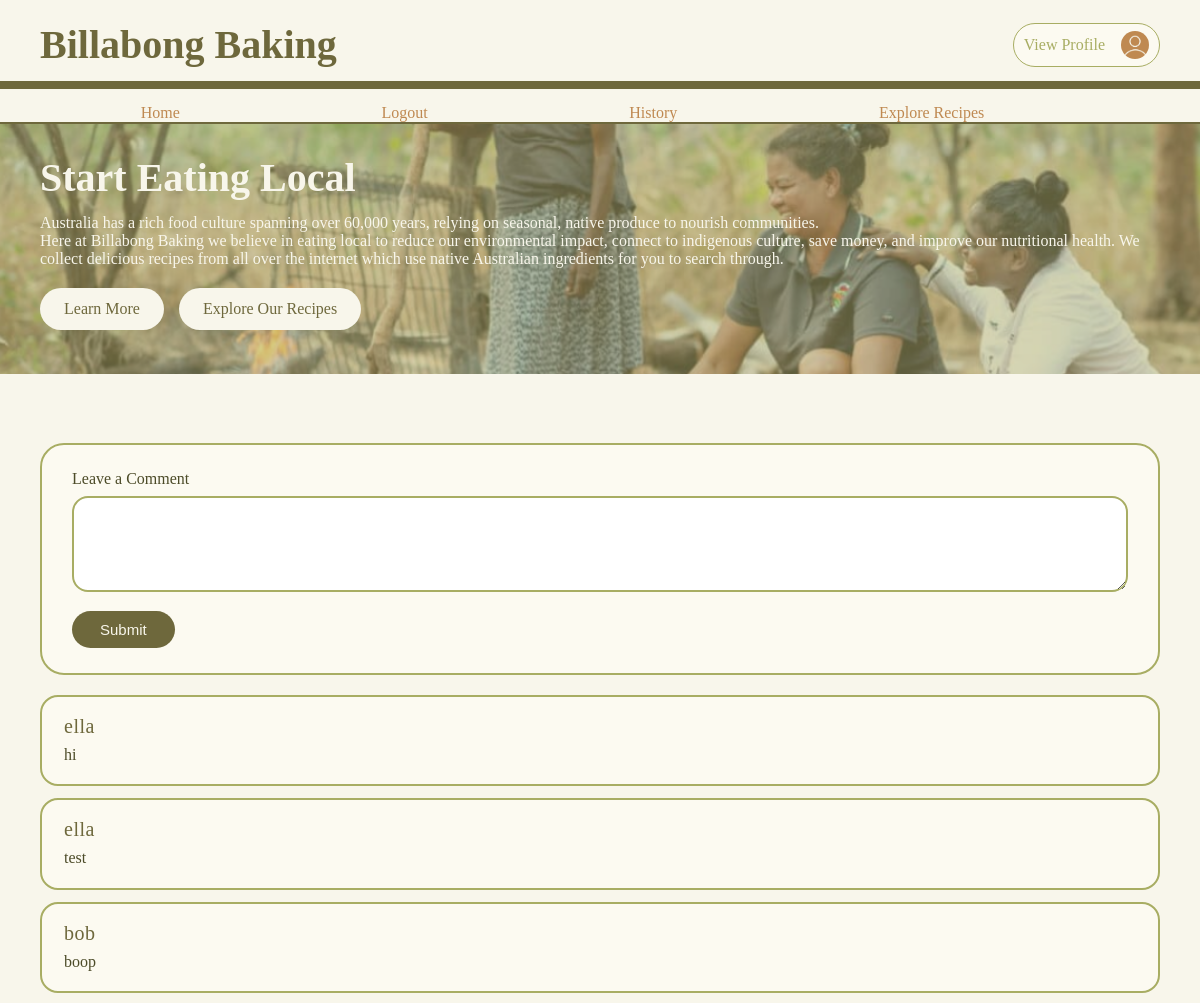
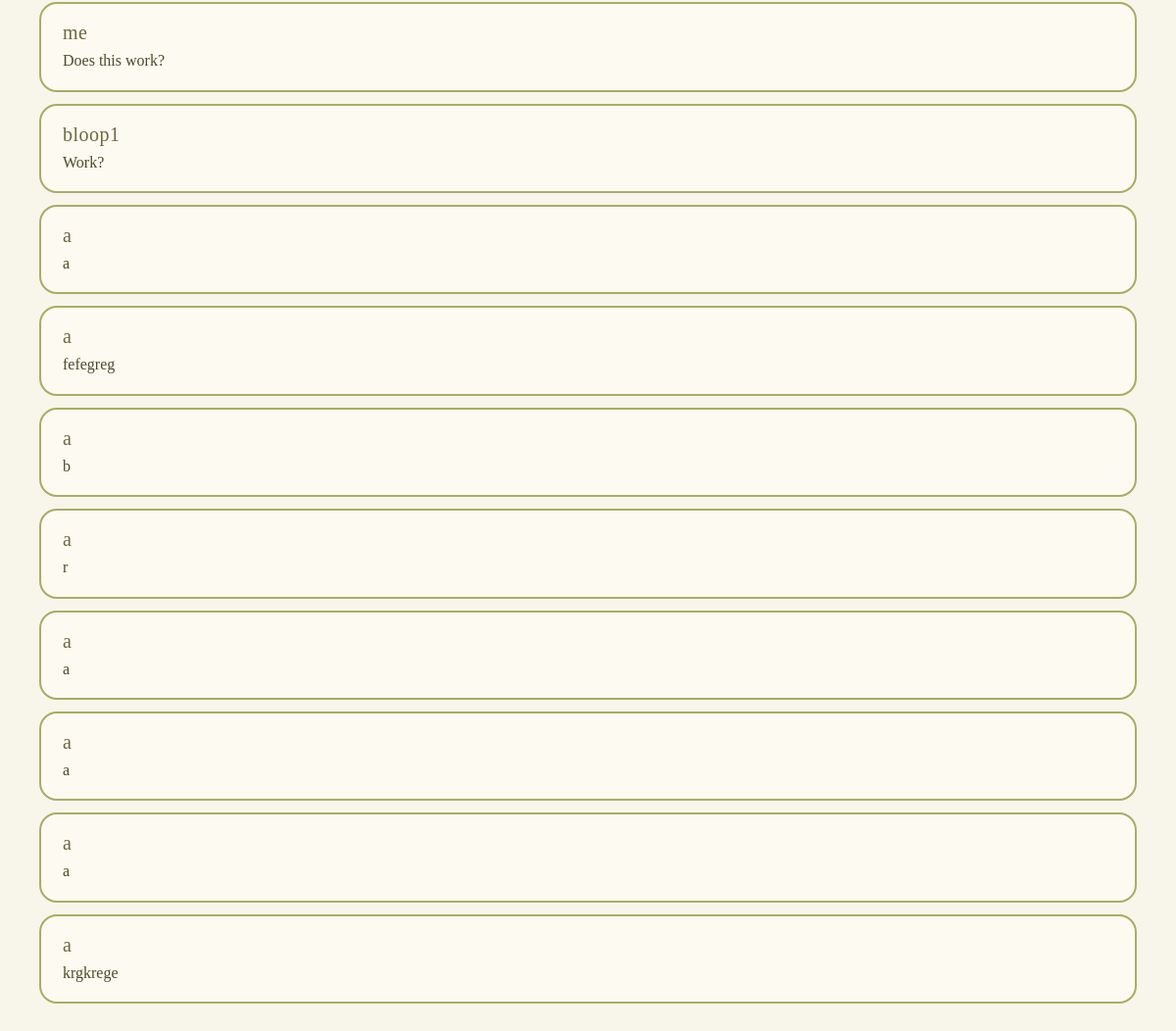
Page /index (signed in) on the earlier database version (2 pictures, top to bottom).
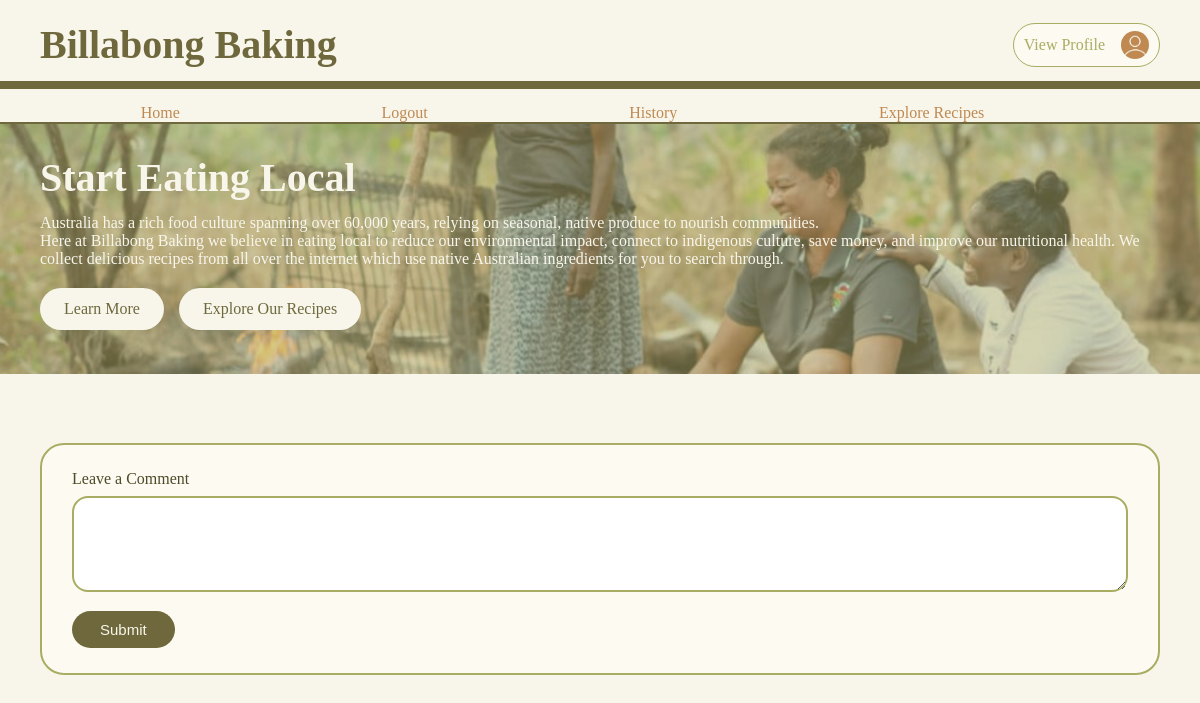
Same page on the later database version.
### app/models.py (models this page shows, shortened)
class Post(db.Model):
    id: so.Mapped[int] = so.mapped_column(primary_key=True)
    body: so.Mapped[str] = so.mapped_column(sa.String(140))
    timestamp: so.Mapped[datetime] = so.mapped_column(
        index=True, default=lambda: datetime.now(timezone.utc))
    user_id: so.Mapped[int] = so.mapped_column(sa.ForeignKey(User.id),
                                               index=True)
    author: so.Mapped[User] = so.relationship(back_populates='posts')

class User(UserMixin, db.Model):
    id: so.Mapped[int] = so.mapped_column(primary_key=True)
    username: so.Mapped[str] = so.mapped_column(sa.String(64), index=True,
                                                unique=True)
    email: so.Mapped[str] = so.mapped_column(sa.String(120), index=True,
                                             unique=True)
    password_hash: so.Mapped[Optional[str]] = so.mapped_column(sa.String(256))
    posts: so.WriteOnlyMapped['Post'] = so.relationship(
        back_populates='author')

### app/routes.py (the view)
@app.route('/', methods=['GET', 'POST'])
@app.route('/index', methods=['GET', 'POST'])
def index():
    form = PostForm()
    if form.validate_on_submit():
        post = Post(body=form.post.data, author=current_user)
        db.session.add(post)
        db.session.commit()
        return redirect(url_for('index'))
    posts = db.session.scalars(db.select(Post)).all()
    return render_template('index.html', title='Home Page', form=form, posts=posts)

### app/forms.py
class PostForm(FlaskForm):
    post = TextAreaField('Leave a Comment', validators=[
        DataRequired(), Length(min=1, max=140)])
    submit = SubmitField('Submit')

### app/models.py (called while the page is built)
@login.user_loader
def load_user(id):
    return db.session.get(User, int(id))

### app/templates/index.html (shortened to what this page needs)
{% extends "base.html" %}
{% block content %}
    <section class="section1">
        <h1>Start Eating Local</h1>
        <p>Australia has a rich food culture spanning over 60,000 years, relying on seasonal, native produce to nourish communities.</p>
        <p>Here at Billabong Baking we believe in eating local to reduce our environmental impact, connect to indigenous culture, save money, and improve our nutritional health. We collect delicious recipes from all over the internet which use native Australian ingredients for you to search through.</p>
        <div class="s1-button-container">
            <a href="{{ url_for('history') }}" class="default-button">Learn More</a>
            <a href="{{ url_for('explore') }}" class="default-button">Explore Our Recipes</a>
        </div>
    </section>
    <br>
    <div class="comment-section">
        <div class="create-post-card">
            <form action="" method="post" class="post-form">
                <p class="form-group">
                    {{ form.post.label(class="form-label") }}<br>
                    {{ form.post(cols=32, rows=4, class="form-textarea") }}<br>
                </p>
                <p>{{ form.submit(class="submit-button") }}</p>
            </form>
        </div>
        <div class="post-feed">
            {% for post in posts %}
            <div class="post-item">
                <span class="post-author">{{ post.author.username }}</span>
                <p class="post-body">{{ post.body }}</p>
            </div>
            {% endfor %}
        </div>
    </div>
{% endblock %}

### app/templates/base.html (shortened to what this page needs)
<!doctype html>
<html lang="en-AU">
    <head>
        <link rel="stylesheet" href="{{ url_for('static', filename='style.css') }}">
    </head>
    <body>
        <div class="header">
            <h1> Billabong Baking </h1>
            {% if current_user.is_authenticated %}
            <a href="{{ url_for('user', username=current_user.username) }}" class="profile-button">
                View Profile<img class="profile-picture" src="{{ url_for('static', filename='images/profile_picture.png') }}">
            </a>
            {% endif %}
        </div>
        <div class="navbar">
            <a href="{{ url_for('index') }}">Home</a>
            {% if current_user.is_anonymous %}
            <a href="{{ url_for('login') }}">Login</a>
            {% else %}
            <a href="{{ url_for('logout') }}">Logout</a>
            {% endif %}
            <a href="{{ url_for('history') }}">History</a>
            <a href="{{ url_for('explore') }}">Explore Recipes</a>
        </div>
        {% block content %}{% endblock %}
    </body>
</html>

### app/static/style.css (style rules this page uses)
* { margin:0; padding: 0; box-sizing: border-box; }
body { background-color:#F8F6EB; }
.header { justify-content: flex-start; display: flex; align-items: center; position: sticky; background:#F8F6EB; padding: 21px 40px; top: 0; color:#6E683C; font-size: 20px; border-bottom: 8px solid #6E683C; padding-bottom: 13px; margin-bottom: 15px; }
.profile-button { display: flex; margin-left: auto; padding: 7px 10px; gap: 16px; max-width: 150px; text-align: left; align-items: center; border: 1.5px solid #a8ad63; border-radius: 90px; color: #a8ad63; font-size: 1rem; text-decoration: none; background: #FCFAF1; }
.profile-picture { max-width: 28px; height: auto; border-radius: 50%; justify-content: right; align-items: center; }
.navbar { display: flex; height: 20px; align-items: center; border-bottom: 2px solid #6E683C; padding: 0px 40px; box-sizing: border-box; }
.navbar a { text-decoration: none; color:#BF8951; padding-inline: 9%; }
.section1 { min-height: 250px; background-image: url('/static/images/baking_background_picture.png'); background-size: cover; background-position: center; background-repeat: no-repeat; color:#F8F6EB; padding: 10px 40px; }
.section1 h1 { font-size: 40px; padding-bottom: 13px; margin-top: 20px; }
.s1-button-container { display: flex; gap: 15px; margin-top: 20px; padding-bottom: 10px; }
.default-button { background-color:#F8F6EB; color:#6E683C; border-radius: 30px; padding: 12px 24px; text-decoration: none; }
::placeholder { color:#a8ad63; }
.comment-section { margin: 30px auto; display: flex; padding: 21px 40px; flex-direction: column; display: flex; justify-content:left; gap: 20px; }
.create-post-card { background-color: #FCFAF1; padding: 25px 30px; border-radius: 24px; border: 2px solid #a8ad63; width: 100% }
.form-group { margin: 0 0 15px 0; }
.form-label { color: #4C4B28; font-size: 16px; margin-bottom: 8px; display: inline-block; }
.form-textarea, form textarea { width: 100%; border: 2px solid #a8ad63; border-radius: 16px; padding: 12px 15px; font-size: 15px; color: #4C4B28; resize: vertical; box-sizing: border-box; outline: none; }
.submit-button, form input[type="submit"] { background-color:#6E683C; color: #F8F6EB; border: none; padding: 10px 28px; border-radius: 30px; font-size: 15px; cursor: pointer; }

Differences in the rows shown:
removed Post: author.username "ella", body "hi"
removed Post: author.username "ella", body "test"
removed Post: author.username "bob", body "boop"
removed Post: author.username "me", body "Does this work?"
removed Post: author.username "bloop1", body "Work?"
removed Post: author.username "a", body "a"
removed Post: author.username "a", body "fefegreg"
removed Post: author.username "a", body "b"
removed Post: author.username "a", body "r"
removed Post: author.username "a", body "a"
removed Post: author.username "a", body "a"
removed Post: author.username "a", body "a"
removed Post: author.username "a", body "krgkrege"
